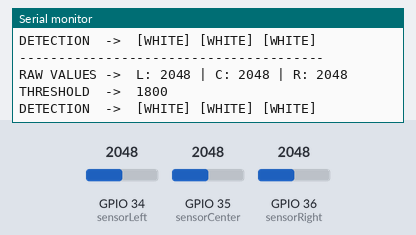
The sketch below on a simulated ESP32. On the bench: the last lines printed to the serial monitor. The test bench sets the inputs (shaded band); at power-on: GPIO 34 (sensorLeft) = 2048, GPIO 35 (sensorCenter) = 2048, GPIO 36 (sensorRight) = 2048.

Above: at 6.8 s.
6.9 s: GPIO 34 (sensorLeft) set to 1867
At 12.7 s:
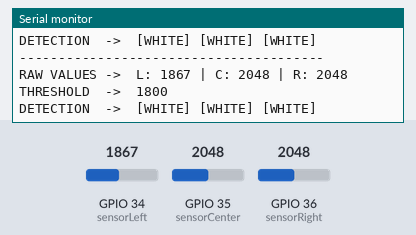
13.6 s: GPIO 34 (sensorLeft) set to 1764
At 18.7 s:
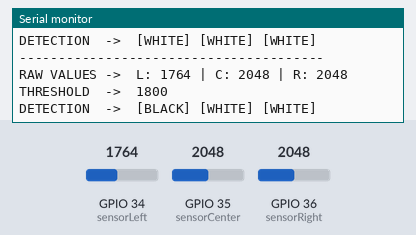
25.5 s: GPIO 35 (sensorCenter) set to 1873
At 30.8 s:
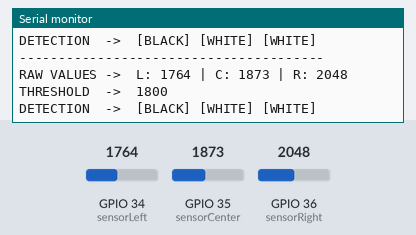
32.2 s: GPIO 35 (sensorCenter) set to 1736
At 36.9 s:
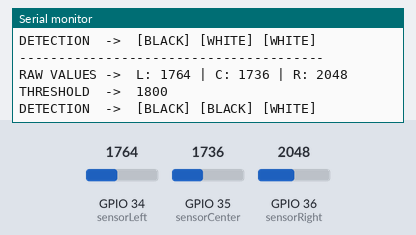
43.5 s: GPIO 36 (sensorRight) set to 1869
At 49.0 s:
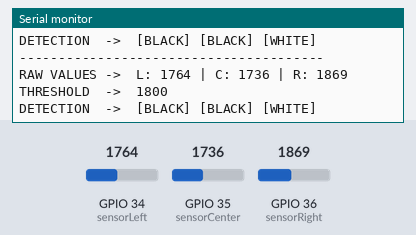
50.2 s: GPIO 36 (sensorRight) set to 1767
At 55.0 s:
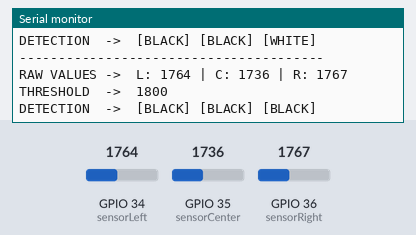
Timing chart, 0 to 56.5 s (numbered marks = the images above; inputs shaded):
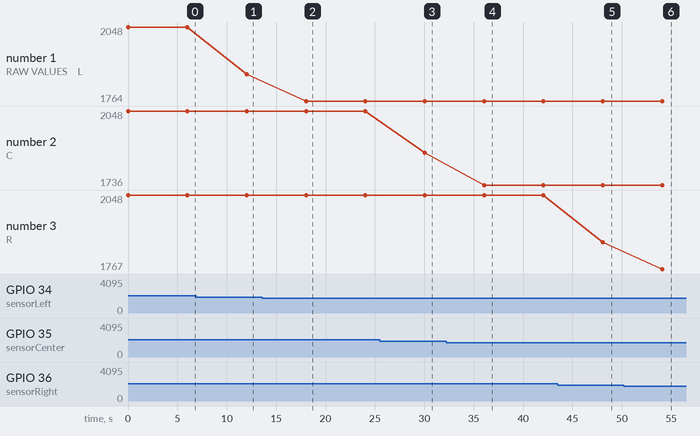

Measured:
- the behaviour switches between 1800 and 1799 on GPIO 34 (sensorLeft) (found by bisection; images 1 and 2)
- the behaviour switches between 1800 and 1799 on GPIO 35 (sensorCenter) (found by bisection; images 3 and 4)
- the behaviour switches between 1800 and 1799 on GPIO 36 (sensorRight) (found by bisection; images 5 and 6)
- after the input at 6.9 s, the serial monitor: prints a new line after 5.1 s (image 1)
- after the input at 13.6 s, the serial monitor: prints a new line after 4.4 s (image 2)
- after the input at 25.5 s, the serial monitor: prints a new line after 4.5 s (image 3)
- after the input at 32.2 s, the serial monitor: prints a new line after 3.8 s (image 4)
- after the input at 43.5 s, the serial monitor: prints a new line after 4.6 s (image 5)
- after the input at 50.2 s, the serial monitor: prints a new line after 3.9 s (image 6)

The sketch:

3IR_Sensor_Module_test.ino
```cpp
// Define Pins
const int sensorLeft = 34;
const int sensorCenter = 35;
const int sensorRight = 36;

// Setting a manual threshold - Adjust this based on your testing
const int THRESHOLD = 1800;

void setup() {
  Serial.begin(115200);

  pinMode(sensorLeft, INPUT);
  pinMode(sensorCenter, INPUT);
  pinMode(sensorRight, INPUT);

  Serial.println("--- IR Threshold Calibration Mode ---");
}

void loop() {
  displaySensorData();
  delay(6000); // Delay for readability
}

// Method to display raw values and compare them to the threshold
void displaySensorData() {
  // Reading raw analog values (0 to 4095)
  int rawL = analogRead(sensorLeft);
  int rawC = analogRead(sensorCenter);
  int rawR = analogRead(sensorRight);

  Serial.println("---------------------------------------");
  Serial.print("RAW VALUES ->  L: "); Serial.print(rawL);
  Serial.print(" | C: "); Serial.print(rawC);
  Serial.print(" | R: "); Serial.println(rawR);

  Serial.print("THRESHOLD  ->  "); Serial.println(THRESHOLD);

  // Logic to show what the robot "sees" based on the threshold
  Serial.print("DETECTION  ->  ");
  Serial.print(rawL < THRESHOLD ? "[BLACK] " : "[WHITE] ");
  Serial.print(rawC < THRESHOLD ? "[BLACK] " : "[WHITE] ");
  Serial.print(rawR < THRESHOLD ? "[BLACK]  " : "[WHITE]  ");
  Serial.println();
}
```
